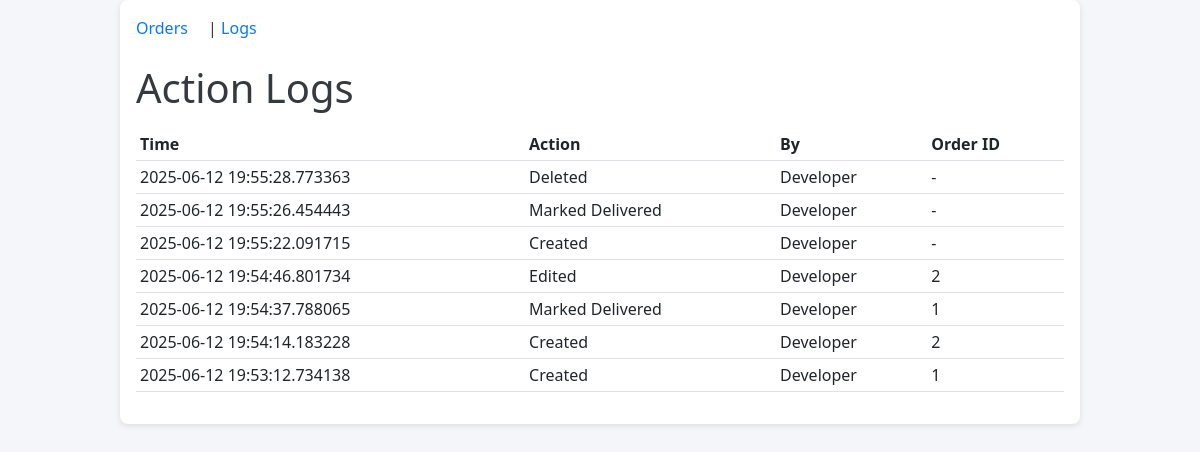
Page /logs on the committed database.
### models.py (models this page shows)
class ActionLog(db.Model):
    id = db.Column(db.Integer, primary_key=True)
    action_type = db.Column(db.String(20), nullable=False)
    performed_by = db.Column(db.String(64), nullable=False)
    timestamp = db.Column(db.DateTime, default=datetime.utcnow)
    order_id = db.Column(db.Integer, db.ForeignKey('order.id'), nullable=True)

### app.py (the view)
@app.route('/logs')
def view_logs():
    logs = ActionLog.query.order_by(ActionLog.timestamp.desc()).all()
    return render_template('logs.html', logs=logs)

### templates/logs.html (shortened to what this page needs)
{% extends 'base.html' %}
{% block content %}
<h1>Action Logs</h1>
<table class="table table-sm">
  <tr><th>Time</th><th>Action</th><th>By</th><th>Order ID</th></tr>
  {% for log in logs %}
  <tr>
    <td>{{ log.timestamp }}</td>
    <td>{{ log.action_type }}</td>
    <td>{{ log.performed_by }}</td>
    <td>{{ log.order_id or '-' }}</td>
  </tr>
  {% endfor %}
</table>
{% endblock %}

### templates/base.html (shortened to what this page needs)
<!doctype html>
<html>
  <head>
    <link
      rel="stylesheet"
      href="https://cdn.jsdelivr.net/npm/bootstrap@5.3.0/dist/css/bootstrap.min.css"
    >
    <link
      rel="stylesheet"
      href="{{ url_for('static', filename='style.css') }}"
    >
  </head>
  <body>
    <div class="container">
      <nav>
        <a href="{{ url_for('list_orders') }}">Orders</a> |
        <a href="{{ url_for('view_logs') }}">Logs</a>
      </nav>
      {% block content %}{% endblock %}
    </div>
  </body>
</html>

### static/style.css (style rules this page uses)
body { background-color: #f4f6f9; font-family: 'Segoe UI', Tahoma, Geneva, Verdana, sans-serif; color: #343a40; }
.container { max-width: 960px; margin: 0 auto; padding: 1rem; background-color: #ffffff; box-shadow: 0 2px 6px rgba(0,0,0,0.1); border-radius: 0.5rem; }
nav { margin-bottom: 1.5rem; }
nav a { color: #007bff; text-decoration: none; font-weight: 500; margin-right: 1rem; }
h1 { margin-bottom: 1rem; }
.table tbody tr:nth-child(odd) { background-color: #ffffff; }
.table tbody tr:nth-child(even) { background-color: #f8f9fa; }

### rows in the picture
ActionLog: timestamp "2025-06-12 19:55:28.773363", action_type "Deleted", performed_by "Developer", order_id "-"
ActionLog: timestamp "2025-06-12 19:55:26.454443", action_type "Marked Delivered", performed_by "Developer", order_id "-"
ActionLog: timestamp "2025-06-12 19:55:22.091715", action_type "Created", performed_by "Developer", order_id "-"
ActionLog: timestamp "2025-06-12 19:54:46.801734", action_type "Edited", performed_by "Developer", order "2"
ActionLog: timestamp "2025-06-12 19:54:37.788065", action_type "Marked Delivered", performed_by "Developer", order "1"
ActionLog: timestamp "2025-06-12 19:54:14.183228", action_type "Created", performed_by "Developer", order "2"
ActionLog: timestamp "2025-06-12 19:53:12.734138", action_type "Created", performed_by "Developer", order "1"
